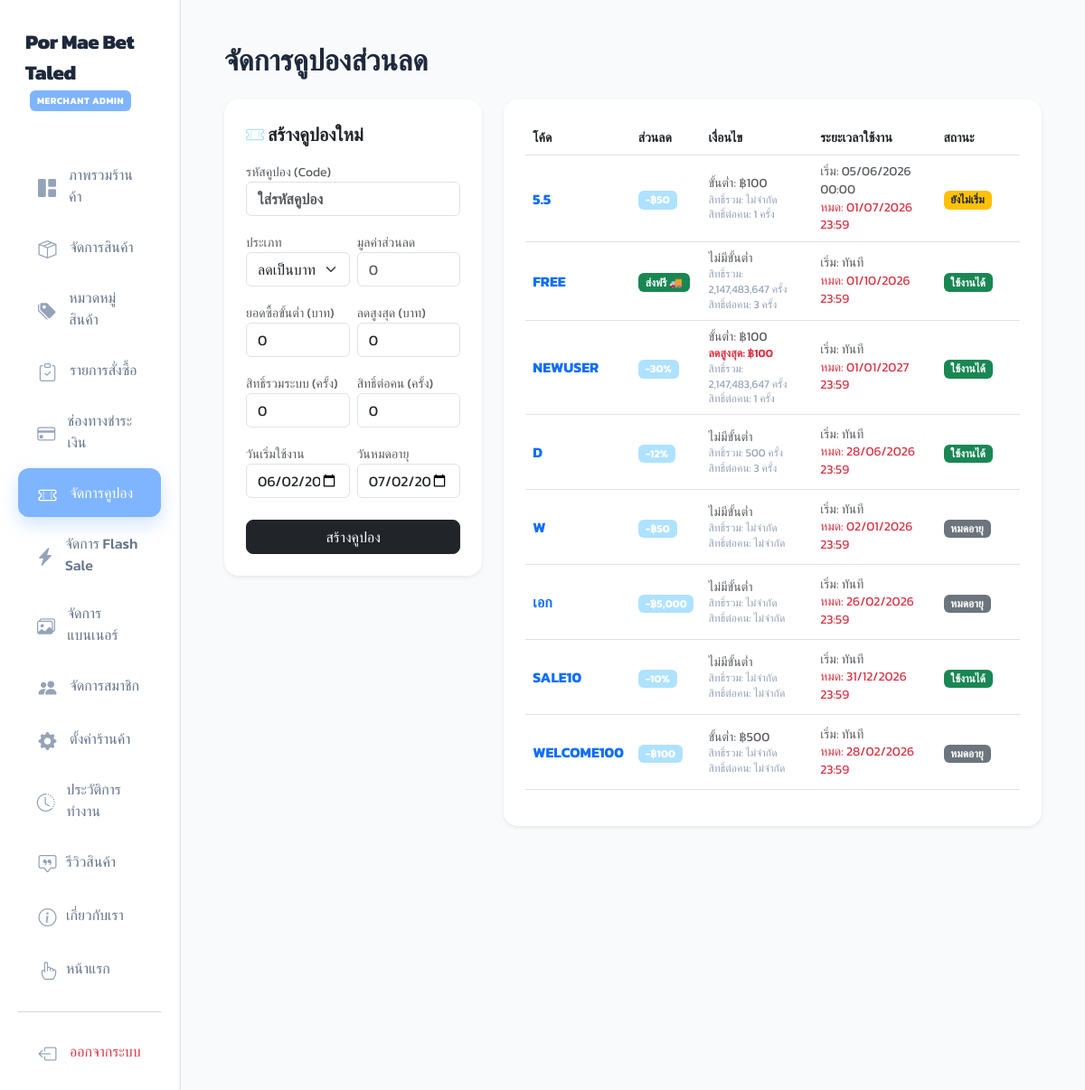
Screenshot of /admin_coupons.php (signed in) with the database file from the repository.
### tables this page shows
CREATE TABLE `coupons` (
  `id` int(11) NOT NULL,
  `code` varchar(50) NOT NULL,
  `discount_type` enum('fixed','percent','free_shipping') NOT NULL,
  `discount_value` decimal(10,2) NOT NULL,
  `min_spend` decimal(10,2) DEFAULT 0.00,
  `usage_limit` int(11) DEFAULT 0,
  `user_limit` int(11) DEFAULT 0,
  `start_date` datetime DEFAULT NULL,
  `expiry_date` datetime DEFAULT NULL,
  `status` enum('active','inactive') DEFAULT 'active',
  `max_discount` decimal(10,2) DEFAULT 0.00
);

### admin_coupons.php (the view, shortened to what this page needs)
<?php
include 'db.php';
$edit_data = null;
?>
<!DOCTYPE html>
<html lang="th">
<head>
    <link href="https://cdn.jsdelivr.net/npm/bootstrap@5.3.0/dist/css/bootstrap.min.css" rel="stylesheet">
    <link rel="stylesheet" href="https://cdn.jsdelivr.net/npm/bootstrap-icons@1.11.1/font/bootstrap-icons.css">
</head>
<body>
<div class="container-fluid">
    <div class="row">
        <div class="col-md-2 p-0 border-end bg-white">
            <div class="collapse d-md-block" id="sidebarMenu">
                <div style="min-height: 100vh;">
                    <?php include 'admin_sidebar.php'; ?>
                </div>
            </div>
        </div>
        <div class="col-md-10 p-4 p-md-5">
            <h2 class="fw-bold mb-4">จัดการคูปองส่วนลด</h2>
            <div class="row">
                <div class="col-md-4 mb-4">
                    <div class="card border-0 shadow-sm rounded-4 p-4 sticky-top" style="top: 20px;">
                        <h5 class="fw-bold mb-3">
                            <?php if($edit_data): ?>
                                <i class="bi bi-pencil-square text-warning"></i> แก้ไขคูปอง
                            <?php else: ?>
                                <i class="bi bi-ticket-perforated text-blue" style="color:#AEE2FF"></i> สร้างคูปองใหม่
                            <?php endif; ?>
                        </h5>
                        <form method="POST">
                            <div class="mb-3">
                                <label class="small text-muted">รหัสคูปอง (Code)</label>
                                <input type="text" name="code" class="form-control text-uppercase fw-bold" placeholder="ใส่รหัสคูปอง" value="<?= $edit_data['code'] ?? '' ?>" required>
                            </div>
                            <div class="row g-2 mb-3">
                                <div class="col-6">
                                    <label class="small text-muted">ประเภท</label>
                                    <select name="discount_type" id="discount_type" class="form-select" onchange="toggleDiscountVal()">
                                        <option value="fixed" <?= ($edit_data['discount_type'] ?? '') == 'fixed' ? 'selected' : '' ?>>ลดเป็นบาท (฿)</option>
                                    </select>
                                </div>
                                <div class="col-6">
                                    <label class="small text-muted">มูลค่าส่วนลด</label>
                                    <input type="number" name="discount_value" id="discount_value" class="form-control" placeholder="0" value="<?= $edit_data['discount_value'] ?? '' ?>" required>
                                </div>
                            </div>
                            <div class="row g-2 mb-3">
                                <div class="col-6">
                                    <label class="small text-muted">ยอดซื้อขั้นต่ำ (บาท)</label>
                                    <input type="number" name="min_spend" class="form-control" placeholder="0 = ไม่มีขั้นต่ำ" value="<?= $edit_data['min_spend'] ?? '0' ?>">
                                </div>
                                <div class="col-6">
                                    <label class="small text-muted">ลดสูงสุด (บาท)</label>
                                    <input type="number" name="max_discount" class="form-control" placeholder="0 = ไม่จำกัด" value="<?= isset($edit_data['max_discount']) ? floatval($edit_data['max_discount']) : '0' ?>">
                                </div>
                            </div>
                            <div class="row g-2 mb-3">
                                <div class="col-6">
                                    <label class="small text-muted">สิทธิ์รวมระบบ (ครั้ง)</label>
                                    <input type="number" name="usage_limit" class="form-control" placeholder="0 = ไม่จำกัด" value="<?= $edit_data['usage_limit'] ?? '0' ?>">
                                </div>
                                <div class="col-6">
                                    <label class="small text-muted">สิทธิ์ต่อคน (ครั้ง)</label>
                                    <input type="number" name="user_limit" class="form-control" placeholder="0 = ไม่จำกัด" value="<?= $edit_data['user_limit'] ?? '0' ?>">
                                </div>
                            </div>
                            <div class="row g-2 mb-4">
                                <div class="col-6">
                                    <label class="small text-muted">วันเริ่มใช้งาน</label>
                                    <input type="datetime-local" name="start_date" class="form-control" value="<?= isset($edit_data['start_date']) ? date('Y-m-d\TH:i', strtotime($edit_data['start_date'])) : date('Y-m-d\T00:00') ?>">
                                </div>
                                <div class="col-6">
                                    <label class="small text-muted">วันหมดอายุ</label>
                                    <input type="datetime-local" name="expiry_date" class="form-control" value="<?= isset($edit_data['expiry_date']) ? date('Y-m-d\TH:i', strtotime($edit_data['expiry_date'])) : date('Y-m-d\T23:59', strtotime('+1 month')) ?>" required>
                                </div>
                            </div>
                            <?php if($edit_data): ?>
                                <div class="d-flex gap-2">
                                    <button type="submit" name="update" class="btn btn-warning w-100 rounded-3 text-white">อัปเดต</button>
                                    <a href="admin_coupons.php" class="btn btn-secondary rounded-3">ยกเลิก</a>
                                </div>
                            <?php else: ?>
                                <button type="submit" name="add" class="btn btn-dark w-100 rounded-3">สร้างคูปอง</button>
                            <?php endif; ?>
                        </form>
                    </div>
                </div>
                <div class="col-md-8">
                    <div class="card border-0 shadow-sm rounded-4 p-4">
                        <div class="table-responsive">
                            <table class="table align-middle" style="min-width: 600px;">
                                <thead class="text-muted small">
                                    <tr>
                                        <th>โค้ด</th>
                                        <th>ส่วนลด</th>
                                        <th>เงื่อนไข</th>
                                        <th>ระยะเวลาใช้งาน</th>
                                        <th>สถานะ</th>
                                        <th class="text-end">จัดการ</th>
                                    </tr>
                                </thead>
                                <tbody>
                                    <?php
                                    $res = mysqli_query($conn, "SELECT *,
                                        (expiry_date < NOW()) as is_expired,
                                        (start_date IS NOT NULL AND start_date > NOW()) as not_started
                                        FROM coupons ORDER BY id DESC");
                                    while($row = mysqli_fetch_assoc($res)):
                                        $is_expired = $row['is_expired'];
                                        $not_started = $row['not_started'];
                                        $is_editing = ($edit_data && $edit_data['id'] == $row['id']) ? 'table-warning' : '';
                                    ?>
                                    <tr class="<?= $is_editing ?>">
                                        <td>
                                            <div class="fw-bold text-primary"><?= $row['code'] ?></div>
                                        </td>
                                        <td>
                                            <?php if ($row['discount_type'] == 'free_shipping'): ?>
                                                <span class="badge bg-success text-white">ส่งฟรี 🚚</span>
                                            <?php else: ?>
                                                <span class="badge bg-blue text-white" style="background:#AEE2FF">
                                                    <?= $row['discount_type']=='fixed' ? '-฿'.number_format($row['discount_value']) : '-'.number_format($row['discount_value']).'%' ?>
                                                </span>
                                            <?php endif; ?>
                                        </td>
                                         <td class="small text-muted" style="line-height: 1.4;">
                                             <div><?= $row['min_spend'] > 0 ? 'ขั้นต่ำ: ฿'.number_format($row['min_spend']) : 'ไม่มีขั้นต่ำ' ?></div>
                                             <?php if ($row['discount_type'] == 'percent' && floatval($row['max_discount']) > 0): ?>
                                                 <div class="text-danger fw-semibold" style="font-size: 0.78rem;">ลดสูงสุด: ฿<?= number_format($row['max_discount']) ?></div>
                                             <?php endif; ?>
                                             <div class="x-small" style="font-size: 0.75rem; color: #94a3b8;">
                                                 สิทธิ์รวม: <?= $row['usage_limit'] > 0 ? number_format($row['usage_limit']).' ครั้ง' : 'ไม่จำกัด' ?><br>
                                                 สิทธิ์ต่อคน: <?= $row['user_limit'] > 0 ? number_format($row['user_limit']).' ครั้ง' : 'ไม่จำกัด' ?>
                                             </div>
                                         </td>
                                        <td class="small text-muted" style="line-height: 1.4;">
                                            <div>เริ่ม: <?= $row['start_date'] ? date('d/m/Y H:i', strtotime($row['start_date'])) : 'ทันที' ?></div>
                                            <div class="text-danger">หมด: <?= date('d/m/Y H:i', strtotime($row['expiry_date'])) ?></div>
                                        </td>
                                        <td>
                                            <?php if($is_expired): ?>
                                                <span class="badge bg-secondary">หมดอายุ</span>
                                            <?php elseif($not_started): ?>
                                                <span class="badge bg-warning text-dark">ยังไม่เริ่ม</span>
                                            <?php else: ?>
                                                <span class="badge bg-success">ใช้งานได้</span>
                                            <?php endif; ?>
                                        </td>
                                        <td class="text-end">
                                        </td>
                                    </tr>
                                    <?php endwhile; ?>
                                </tbody>
                            </table>
                        </div>
                    </div>
                </div>
            </div>
        </div>
    </div>
</div>
</body>
</html>

### style.css (style rules this page uses)
:root { --blue-main: #AEE2FF; --blue-hover: #7FB5FF; --blue-dark: #1d4ed8; --blue-light: #F0F8FF; --slate-dark: #1E293B; --slate-medium: #475569; --slate-light: #F8FAFC; --text-primary: #1E293B; --text-secondary: #64748B; --radius-sm: 8px; --radius-md: 16px; --radius-lg: 24px; --shadow-sm: 0 4px 10px rgba(174, 226, 255, 0.08), 0 2px 4px rgba(174, 226, 255, 0.08); --shadow-md: 0 10px 25px -5px rgba(174, 226, 255, 0.15), 0 8px 10px -6px rgba(174, 226, 255, 0.15); --shadow-lg: 0 20px 40px -10px rgba(127, 181, 255, 0.22); --shadow-hover: 0 25px 50px -12px rgba(127, 181, 255, 0.35); --transition-smooth: all 0.3s cubic-bezier(0.4, 0, 0.2, 1); }
body, button, input, select, textarea, .form-control, .btn, .modal-title, .card-title, h1, h2, h3, h4, h5, h6 { font-family: 'Kanit', 'Outfit', sans-serif !important; }
.bi, [class^="bi-"], [class*=" bi-"] { font-family: bootstrap-icons !important; }
body { color: var(--text-primary); background-color: var(--slate-light); overflow-x: hidden; animation: pageFadeIn 0.25s cubic-bezier(0.16, 1, 0.3, 1) forwards; }
body { transition: background-color 0.3s ease, color 0.3s ease; }

### admin_coupons.php (style rules this page uses)
body { font-family: 'Kanit'; background: #f8f9fa; }

### rows the page displays
coupons: code "5.5", discount_value "50", min_spend "100", usage_limit "ไม่จำกัด", user_limit "1", start_date "05/06/2026 00:00", expiry_date "01/07/2026 23:59", shows "ยังไม่เริ่ม"
coupons: code "FREE", discount_type "ส่งฟรี 🚚", min_spend "ไม่มีขั้นต่ำ", usage_limit "2,147,483,647", user_limit "3", shows "ทันที", expiry_date "01/10/2026 23:59", shows "ใช้งานได้"
coupons: code "NEWUSER", discount_value "30", min_spend "100", max_discount "100", usage_limit "2,147,483,647", user_limit "1", shows "ทันที", expiry_date "01/01/2027 23:59", shows "ใช้งานได้"
coupons: code "D", discount_value "12", min_spend "ไม่มีขั้นต่ำ", usage_limit "500", user_limit "3", shows "ทันที", expiry_date "28/06/2026 23:59", shows "ใช้งานได้"
coupons: code "W", discount_value "50", min_spend "ไม่มีขั้นต่ำ", usage_limit "ไม่จำกัด", user_limit "ไม่จำกัด", shows "ทันที", expiry_date "02/01/2026 23:59", shows "หมดอายุ"
coupons: code "เอก", discount_value "5,000", min_spend "ไม่มีขั้นต่ำ", usage_limit "ไม่จำกัด", user_limit "ไม่จำกัด", shows "ทันที", expiry_date "26/02/2026 23:59", shows "หมดอายุ"
coupons: code "SALE10", discount_value "10", min_spend "ไม่มีขั้นต่ำ", usage_limit "ไม่จำกัด", user_limit "ไม่จำกัด", shows "ทันที", expiry_date "31/12/2026 23:59", shows "ใช้งานได้"
coupons: code "WELCOME100", discount_value "100", min_spend "500", usage_limit "ไม่จำกัด", user_limit "ไม่จำกัด", shows "ทันที", expiry_date "28/02/2026 23:59", shows "หมดอายุ"
